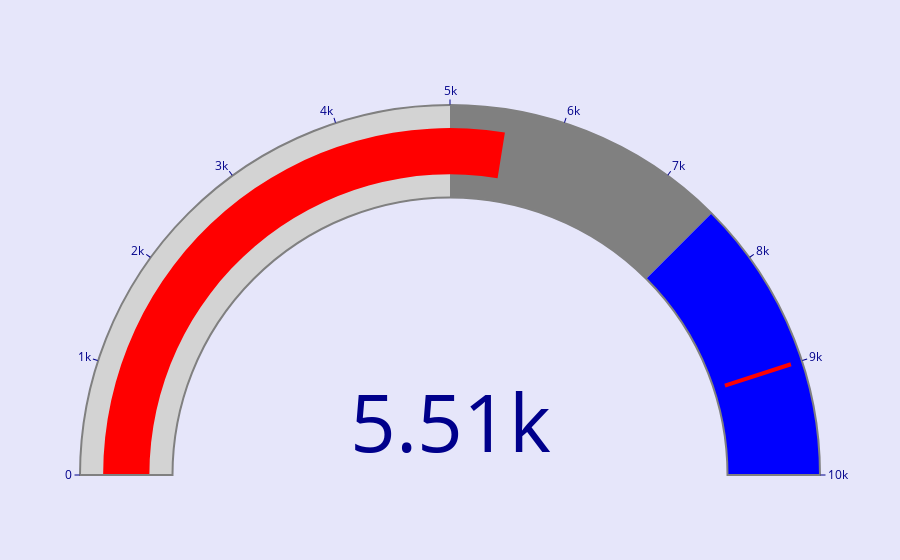

Notebook cell for this chart:
### Code cell
# 현재 구독자 수와 목표 구독자 수 설정
current_subscribers = df[(df.sub_year == now_year) & (df.sub_month == 4)].shape[0]
goal_subscribers = 10000

# 게이지 차트 생성
fig = go.Figure(go.Indicator(
    mode = "gauge+number",
    value = current_subscribers,
    domain = {'x': [0, 1], 'y': [0, 1]},
    gauge = {
        'axis': {
            'range': [None, goal_subscribers], 
            'tickwidth': 1, 
            'tickcolor': "darkblue"
            },
        'bar': {'color': "darkblue"},
        'bgcolor': "white",
        'borderwidth': 2,
        'bordercolor': "gray",
        'steps': [
            {
                'range': [0, goal_subscribers*0.5], 
                'color': 'lightgray'
            },
            {
                'range': [goal_subscribers*0.5, goal_subscribers*0.75], 
                'color': 'gray'},
            {'range': [goal_subscribers*0.75, goal_subscribers], 
                'color': 'blue'},
        ],
        'threshold': {
            'line': {'color': "red", 'width': 4},
            'thickness': 0.75,
            'value': goal_subscribers*0.9}
    }
))

fig.update_layout(
    paper_bgcolor = "lavender", 
    font = {'color': "darkblue"}
)

# 차트 보기
fig.show()

### Figure 1 — Plotly figure (JSON) as saved in the notebook; plotly's stock layout.template omitted (floating-point values rounded to 4 significant figures)
{"data": [{"domain": {"x": [0, 1], "y": [0, 1]}, "gauge": {"axis": {"range": [null, 10000], "tickcolor": "darkblue", "tickwidth": 1}, "bar": {"color": "red"}, "bgcolor": "white", "bordercolor": "gray", "borderwidth": 2, "steps": [{"color": "lightgray", "range": [0, 5000]}, {"color": "gray", "range": [5000, 7500]}, {"color": "blue", "range": [7500, 10000]}], "threshold": {"line": {"color": "red", "width": 4}, "thickness": 0.75, "value": 9000}}, "mode": "gauge+number", "type": "indicator", "value": 5506}], "layout": {"font": {"color": "darkblue"}, "paper_bgcolor": "lavender"}}
